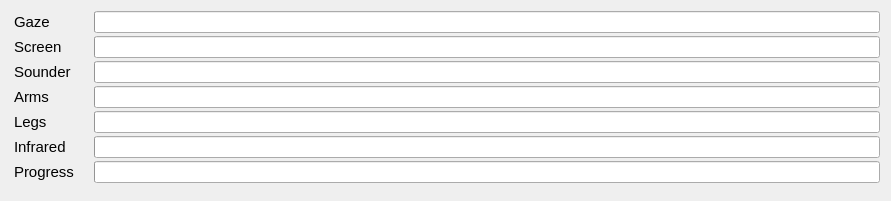
   <widget class="QWidget" name="formLayoutWidget">
    <property name="geometry">
     <rect>
      <x>350</x>
      <y>570</y>
      <width>891</width>
      <height>201</height>
     </rect>
    </property>
    <layout class="QFormLayout" name="formLayout">
     <property name="horizontalSpacing">
      <number>20</number>
     </property>
     <property name="verticalSpacing">
      <number>3</number>
     </property>
     <property name="leftMargin">
      <number>14</number>
     </property>
     <property name="topMargin">
      <number>11</number>
     </property>
     <item row="0" column="0">
      <widget class="QLabel" name="label">
       <property name="font">
        <font>
         <family>Ubuntu</family>
         <pointsize>11</pointsize>
        </font>
       </property>
       <property name="text">
        <string>Gaze</string>
       </property>
      </widget>
     </item>
     <item row="1" column="0">
      <widget class="QLabel" name="label_2">
       <property name="font">
        <font>
         <family>Ubuntu</family>
         <pointsize>11</pointsize>
        </font>
       </property>
       <property name="text">
        <string>Screen</string>
       </property>
      </widget>
     </item>
     <item row="2" column="0">
      <widget class="QLabel" name="label_3">
       <property name="font">
        <font>
         <family>Ubuntu</family>
         <pointsize>11</pointsize>
        </font>
       </property>
       <property name="text">
        <string>Sounder</string>
       </property>
      </widget>
     </item>
     <item row="3" column="0">
      <widget class="QLabel" name="label_4">
       <property name="font">
        <font>
         <family>Ubuntu</family>
         <pointsize>11</pointsize>
        </font>
       </property>
       <property name="text">
        <string>Arms</string>
       </property>
      </widget>
     </item>
     <item row="4" column="0">
      <widget class="QLabel" name="label_23">
       <property name="font">
        <font>
         <family>Ubuntu</family>
         <pointsize>11</pointsize>
        </font>
       </property>
       <property name="text">
        <string>Legs</string>
       </property>
      </widget>
     </item>
     <item row="5" column="0">
      <widget class="QLabel" name="label_24">
       <property name="font">
        <font>
         <family>Ubuntu</family>
         <pointsize>11</pointsize>
        </font>
       </property>
       <property name="text">
        <string>Infrared</string>
       </property>
      </widget>
     </item>
     <item row="0" column="1">
      <widget class="QProgressBar" name="progressBar">
       <property name="contextMenuPolicy">
        <enum>Qt::DefaultContextMenu</enum>
       </property>
       <property name="styleSheet">
        <string notr="true"/>
       </property>
       <property name="value">
        <number>0</number>
       </property>
       <property name="textVisible">
        <bool>false</bool>
       </property>
       <property name="orientation">
        <enum>Qt::Horizontal</enum>
       </property>
       <property name="invertedAppearance">
        <bool>false</bool>
       </property>
       <property name="format">
        <string/>
       </property>
      </widget>
     </item>
     <item row="1" column="1">
      <widget class="QProgressBar" name="progressBar_2">
       <property name="value">
        <number>0</number>
       </property>
       <property name="textVisible">
        <bool>false</bool>
       </property>
       <property name="format">
        <string/>
       </property>
      </widget>
     </item>
     <item row="2" column="1">
      <widget class="QProgressBar" name="progressBar_3">
       <property name="value">
        <number>0</number>
       </property>
       <property name="textVisible">
        <bool>false</bool>
       </property>
       <property name="format">
        <string/>
       </property>
      </widget>
     </item>
     <item row="3" column="1">
      <widget class="QProgressBar" name="progressBar_4">
       <property name="value">
        <number>0</number>
       </property>
       <property name="textVisible">
        <bool>false</bool>
       </property>
       <property name="format">
        <string/>
       </property>
      </widget>
     </item>
     <item row="4" column="1">
      <widget class="QProgressBar" name="progressBar_5">
       <property name="value">
        <number>0</number>
       </property>
       <property name="textVisible">
        <bool>false</bool>
       </property>
       <property name="format">
        <string/>
       </property>
      </widget>
     </item>
     <item row="5" column="1">
      <widget class="QProgressBar" name="progressBar_6">
       <property name="value">
        <number>0</number>
       </property>
       <property name="textVisible">
        <bool>false</bool>
       </property>
       <property name="format">
        <string/>
       </property>
      </widget>
     </item>
     <item row="6" column="1">
      <widget class="QProgressBar" name="progressBar_7">
       <property name="value">
        <number>0</number>
       </property>
       <property name="textVisible">
        <bool>false</bool>
       </property>
       <property name="format">
        <string/>
       </property>
      </widget>
     </item>
     <item row="6" column="0">
      <widget class="QLabel" name="label_38">
       <property name="font">
        <font>
         <family>Ubuntu</family>
         <pointsize>11</pointsize>
        </font>
       </property>
       <property name="text">
        <string>Progress</string>
       </property>
      </widget>
     </item>
    </layout>
   </widget>
